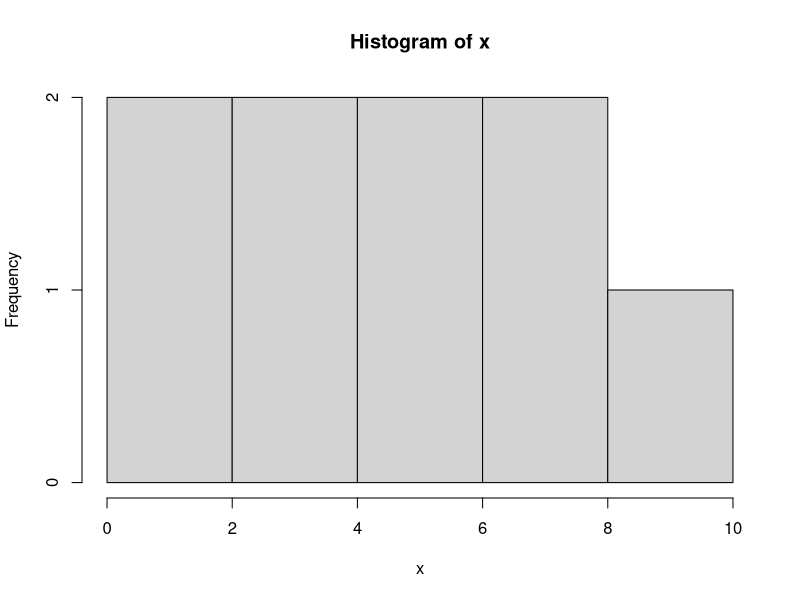
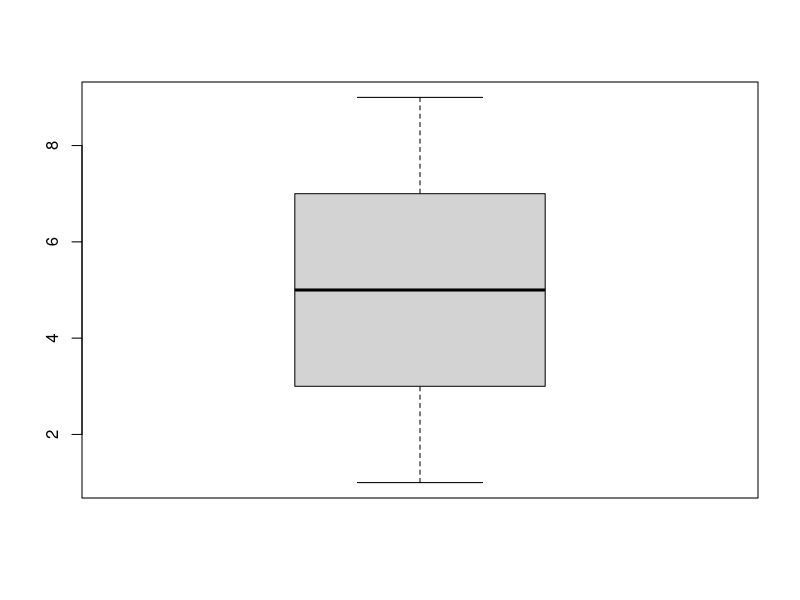

Write R code to recreate these figures, in order.
## ---- chunk 1
#| eval: true
#| echo: true
vektor = 1:10
vektor
## ---- chunk 2
#| eval: true
#| echo: true
matriks = matrix(1:20, ncol=4, byrow = T)
matriks
## ---- chunk 3
#| eval: true
#| echo: true
matriks[4,3]
## ---- chunk 4
#| eval: true
#| echo: true
array1 = Titanic
array1
## ---- chunk 5
#| eval: true
#| echo: true
faktor = factor(c("p","l","l","p","l"))
faktor
## ---- chunk 6
#| eval: true
#| echo: true
ordered1 = ordered(c("SD","SMP","SD","SMA","SMP"), levels=c("SD","SMP","SMA"))
ordered1
## ---- chunk 7
#| eval: true
#| echo: true
list1 = list(ordered1,matriks,vektor)
list1
## ---- chunk 8
#| eval: true
#| echo: true
list1[[1]][3]
## ---- chunk 9
#| eval: true
#| echo: true
dataframe = data.frame(X=rep(c("A","B","C","D","E"),2),vektor)
dataframe
## ---- chunk 10
#| eval: true
#| echo: true
dataframe$X
## ---- chunk 11
#| eval: true
#| echo: true
y=2
if(y>0) y=2*y
y
## ---- chunk 12
#| eval: true
#| echo: true
x = 2
nilai <- ifelse(x>0, "positif", "negatif")
nilai
## ---- chunk 13
#| eval: true
#| echo: true
centre <- function(x, type) {
  switch(type,
         mean = mean(x),
         median = median(x),
         trimmed = mean(x, trim = .1))
}
dt <- c(1, 2, 2, 3, 4, 4, 5, 6, 8, 9)
dt_mean <- centre(dt, "mean")
dt_median <- centre(dt, "median")
dt_trimmed <- centre(dt, "trimmed")
data.frame(dt_mean,dt_median,dt_trimmed)
## ---- chunk 14
#| eval: true
#| echo: true
centre(dt,"median")
## ---- chunk 15
#| eval: true
#| echo: true
kuadrat<-c()
for (i in 1:10){
  kuadrat[i] <- i^2
}
kuadrat
## ---- chunk 16
#| eval: true
#| echo: true
i <- length(kuadrat)
akar <- c()
while (i>0){
  akar[i] <- sqrt(kuadrat[i])
  i <- i-1
}
akar
## ---- chunk 17
#| eval: true
#| echo: true
repeat{
  i<-i+1
  print(kuadrat[i])
  if (i==8) {break()}
}
## ---- chunk 18
#| eval: true
#| echo: true
x = c(1,3,2,4,8,5,6,9,7)
sort(x,decreasing = F)
rev(x)
## ---- chunk 19
#| eval: true
#| echo: true
log(x)
sqrt(x)
## ---- chunk 20
#| eval: true
#| echo: true
sum(x)
mean(x)
var(x)
sd(x)
## ---- chunk 21
#| eval: true
#| echo: true
hist(x)
## ---- chunk 22
#| eval: true
#| echo: true
boxplot(x)
## ---- chunk 23
#| eval: true
#| echo: true
#Membuat fungsi simpangan baku 
simpangan.baku <- function(x) sqrt(var(x))
simpangan.baku(x)
## ---- chunk 24
#| eval: true
#| echo: true
fgs_3 <- function(x=2,y){x*y}
fgs_3(3,3) #argumen lengkap
fgs_3(,3) #argumen tidak lengkap
fgs_3(y=3) #penulisan argumen tidak lengkap yang lebih tepat
## ---- chunk 25
#| eval: true
#| echo: true
fungsi1 <- function(x) {
  y = x^2
  z = sum(y)
  list(y,z) #dapat ditulis: return(list(y,z))
}
fungsi1(x)
## ---- chunk 26
#| eval: true
#| echo: true
try(log("not a number"), silent = T)
print("errors can't stop me")
## ---- chunk 27
#| eval: true
#| echo: true
tryCatch(log(10), finally = print("Hello"))
## ---- chunk 28
#| eval: true
#| echo: true
warning("bad weather today, don't forget your umbrella")
## ---- chunk 29
#| eval: true
#| echo: true
library(MASS)
data(npk)
npk
